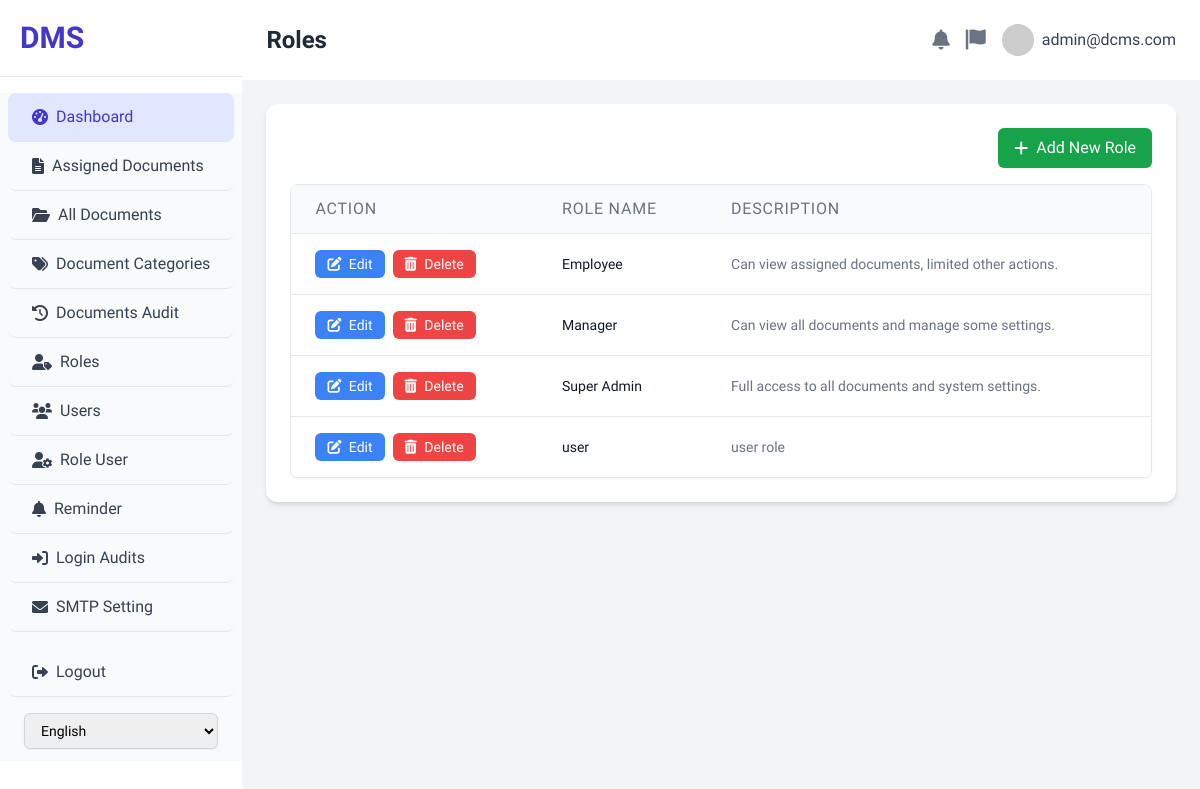
The app's page /roles.php (signed in) with its own data.
### tables this page shows
CREATE TABLE `roles` (
  `id` int(11) NOT NULL,
  `name` varchar(255) NOT NULL,
  `created_at` timestamp NOT NULL DEFAULT current_timestamp(),
  `description` varchar(100) NOT NULL
);

### auth_check.php (called while the page is built, shortened)
<?php
$user_email = $_SESSION['user_email'] ?? 'Guest';
?>

### roles.php (the view, shortened to what this page needs)
<?php
include 'auth_check.php';
$all_roles = [];
$sql = "SELECT id, name, description FROM roles ORDER BY name ASC";
$result = $conn->query($sql);
if ($result && $result->num_rows > 0) {
    while ($row = $result->fetch_assoc()) {
        $role_permissions = [];
        $perm_stmt = $conn->prepare("SELECT permission_id FROM role_permissions WHERE role_id = ?");
        if ($perm_stmt) {
            $perm_stmt->bind_param("i", $row['id']);
            $perm_stmt->execute();
            $perm_result = $perm_stmt->get_result();
            while ($perm_row = $perm_result->fetch_assoc()) {
                $role_permissions[] = $perm_row['permission_id'];
            }
        }
        $row['permissions'] = $role_permissions;
        $all_roles[] = $row;
    }
}
?>
<!DOCTYPE html>
<html lang="en">
<head>
    <script src="https://cdn.tailwindcss.com"></script>
    <link rel="stylesheet" href="https://cdnjs.cloudflare.com/ajax/libs/font-awesome/6.0.0-beta3/css/all.min.css">
</head>
<body class="flex h-screen overflow-hidden">
    <div class="w-70 bg-white shadow-lg flex-shrink-0 overflow-y-auto">
        <div class="p-5 border-b border-gray-200">
            <h1 class="text-3xl font-extrabold text-indigo-700">DMS</h1>
        </div>
        <nav class="mt-4 bg-gray-50">
            <a href="dashboard.php" class="flex items-center py-3 px-6 text-gray-700 hover:bg-indigo-50 hover:text-indigo-500 rounded-lg mx-2 transition duration-150 ease-in-out bg-indigo-100 text-indigo-700 border-b">
                <i class="fas fa-tachometer-alt mr-2"></i> <?php echo $lang['dashboard']; ?>
            </a>
            <a href="assigned_documents.php" class="flex items-center py-3 px-6 text-gray-700 hover:bg-indigo-50 hover:text-indigo-700 rounded-lg mx-2 transition duration-150 ease-in-out border-b">
                <i class="fas fa-file-alt mr-2"></i> <?php echo $lang['assigned_documents']; ?>
            </a>
            <a href="all_documents.php" class="flex items-center py-3 px-6 text-gray-700 hover:bg-indigo-50 hover:text-indigo-700 rounded-lg mx-2 transition duration-150 ease-in-out border-b">
                <i class="fas fa-folder-open mr-2"></i> <?php echo $lang['all_documents']; ?>
            </a>
            <a href="document_categories.php" class="flex items-center py-3 px-6 text-gray-700 hover:bg-indigo-50 hover:text-indigo-700 rounded-lg mx-2 transition duration-150 ease-in-out border-b">
                <i class="fas fa-tags mr-2"></i> <?php echo $lang['document_categories']; ?>
            </a>
            <a href="documents_audit_trail.php" class="flex items-center py-3 px-6 text-gray-700 hover:bg-indigo-50 hover:text-indigo-700 rounded-lg mx-2 transition duration-150 ease-in-out border-b">
                <i class="fas fa-history mr-2"></i> <?php echo $lang['documents_audit_trail']; ?>
            </a>
            <a href="roles.php" class="flex items-center py-3 px-6 text-gray-700 hover:bg-indigo-50 hover:text-indigo-700 rounded-lg mx-2 transition duration-150 ease-in-out border-b">
                <i class="fas fa-user-tag mr-2"></i> <?php echo $lang['roles']; ?>
            </a>
            <a href="users.php" class="flex items-center py-3 px-6 text-gray-700 hover:bg-indigo-50 hover:text-indigo-700 rounded-lg mx-2 transition duration-150 ease-in-out border-b">
                <i class="fas fa-users mr-2"></i> <?php echo $lang['users']; ?>
            </a>
            <a href="role_user.php" class="flex items-center py-3 px-6 text-gray-700 hover:bg-indigo-50 hover:text-indigo-700 rounded-lg mx-2 transition duration-150 ease-in-out border-b">
                <i class="fas fa-user-cog mr-2"></i> <?php echo $lang['role_user']; ?>
            </a>
            <a href="reminder.php" class="flex items-center py-3 px-6 text-gray-700 hover:bg-indigo-50 hover:text-indigo-700 rounded-lg mx-2 transition duration-150 ease-in-out border-b">
                <i class="fas fa-bell mr-2"></i> <?php echo $lang['reminder']; ?>
            </a>
            <a href="#" class="flex items-center py-3 px-6 text-gray-700 hover:bg-indigo-50 hover:text-indigo-700 rounded-lg mx-2 transition duration-150 ease-in-out border-b">
                <i class="fas fa-sign-in-alt mr-2"></i> <?php echo $lang['login_audits']; ?>
            </a>
            <a href="#" class="flex items-center py-3 px-6 text-gray-700 hover:bg-indigo-50 hover:text-indigo-700 rounded-lg mx-2 transition duration-150 ease-in-out border-b">
                <i class="fas fa-envelope mr-2"></i> <?php echo $lang['smtp_setting']; ?>
            </a>
            <a href="/dcms/logout.php" class="flex items-center py-3 px-6 text-gray-700 hover:bg-red-50 hover:text-red-700 rounded-lg mx-2 transition duration-150 ease-in-out mt-4 border-b" id="logout-link">
                <i class="fas fa-sign-out-alt mr-2"></i> <?php echo $lang['logout']; ?>
            </a>
            <div class="px-6 py-3">
                <form method="post" id="lang-form">
                    <select name="lang" id="lang-select" class="mt-1 block w-full px-3 py-2 border border-gray-300 rounded-md shadow-sm focus:ring-indigo-500 focus:border-indigo-500 sm:text-sm" onchange="document.getElementById('lang-form').submit()">
                        <option value="en" <?php echo ($_SESSION['lang'] === 'en') ? 'selected' : ''; ?>>English</option>
                    </select>
                </form>
            </div>
        </nav>
    </div>
    <div class="flex-1 flex flex-col overflow-hidden">
        <header class="flex items-center justify-between p-6 bg-white shadow-md">
            <div class="flex items-center">
                <h1 class="text-2xl font-semibold text-gray-800"><?php echo $lang['roles']; ?></h1>
            </div>
            <div class="flex items-center space-x-4">
                <button class="text-gray-500 hover:text-gray-700 focus:outline-none focus:text-gray-700">
                    <i class="fas fa-bell text-xl"></i>
                </button>
                <button class="text-gray-500 hover:text-gray-700 focus:outline-none focus:text-gray-700">
                    <i class="fas fa-flag text-xl"></i>
                </button>
                <div class="relative">
                    <button class="flex items-center space-x-2 text-gray-700 hover:text-gray-900 focus:outline-none focus:text-gray-900">
                        <img class="h-8 w-8 rounded-full object-cover" src="https://placehold.co/150x150/cccccc/ffffff?text=User" alt="User Avatar">
                        <span class="hidden md:inline-block font-medium"><?php echo htmlspecialchars($user_email); ?></span>
                    </button>
                </div>
            </div>
        </header>
        <main class="flex-1 overflow-x-hidden overflow-y-auto bg-gray-100 p-6">
            <div class="bg-white rounded-xl shadow-md p-6">
                <div class="flex justify-end mb-4">
                    <a href="add_role_page.php" id="add-role-btn" class="px-4 py-2 bg-green-600 text-white rounded-md shadow-sm hover:bg-green-700 transition duration-150 ease-in-out flex items-center">
                        <i class="fas fa-plus mr-2"></i> <?php echo $lang['add_new_role']; ?>
                    </a>
                </div>
                <div class="overflow-x-auto rounded-lg shadow-sm border border-gray-200">
                    <table class="min-w-full divide-y divide-gray-200">
                        <thead class="bg-gray-50">
                            <tr>
                                <th scope="col" class="px-6 py-3 text-left text-1xs font-medium text-gray-500 uppercase tracking-wider"><?php echo $lang['action']; ?></th>
                                <th scope="col" class="px-6 py-3 text-left text-1xs font-medium text-gray-500 uppercase tracking-wider"><?php echo $lang['role_name']; ?></th>
                                <th scope="col" class="px-6 py-3 text-left text-1xs font-medium text-gray-500 uppercase tracking-wider"><?php echo $lang['description']; ?></th>
                            </tr>
                        </thead>
                        <tbody class="bg-white divide-y divide-gray-200">
                            <?php if (empty($all_roles)): ?>
                                <tr>
                                    <td colspan="3" class="px-6 py-4 whitespace-nowrap text-sm text-gray-500 text-center">No roles found.</td>
                                </tr>
                            <?php else: ?>
                                <?php foreach ($all_roles as $role): ?>
                                <tr>
                                    <td class="px-6 py-4 whitespace-nowrap text-sm font-medium text-gray-900">
                                        <div class="flex items-center space-x-2">
                                            <a href="edit_role_page.php?id=<?php echo htmlspecialchars($role['id']); ?>" class="px-3 py-1 bg-blue-500 text-white rounded-md hover:bg-blue-600 transition duration-150 ease-in-out">
                                                <i class="fas fa-edit mr-1"></i> Edit
                                            </a>
                                            <form action="roles.php" method="POST" onsubmit="return confirm('Are you sure you want to delete this role? This will also affect users assigned to it.');" class="inline-block">
                                                <button type="submit" class="px-3 py-1 bg-red-500 text-white rounded-md hover:bg-red-600 transition duration-150 ease-in-out">
                                                    <i class="fas fa-trash-alt mr-1"></i> Delete
                                                </button>
                                            </form>
                                        </div>
                                    </td>
                                    <td class="px-6 py-4 whitespace-nowrap text-sm text-gray-900"><?php echo htmlspecialchars($role['name']); ?></td>
                                    <td class="px-6 py-4 whitespace-nowrap text-sm text-gray-500"><?php echo htmlspecialchars($role['description']); ?></td>
                                </tr>
                                <?php endforeach; ?>
                            <?php endif; ?>
                        </tbody>
                    </table>
                </div>
            </div>
        </main>
    </div>
</body>
</html>

### roles.php (style rules this page uses)
body { font-family: 'Battambang', sans-serif; background-color: #f9fafb; background-color: #f0f2f5; }

### records on screen
roles: name "Employee", description "Can view assigned documents, limited other actions."
roles: name "Manager", description "Can view all documents and manage some settings."
roles: name "Super Admin", description "Full access to all documents and system settings."
roles: name "user", description "user role"

### other values on screen
$lang['dashboard'] "Dashboard"
$lang['assigned_documents'] "Assigned Documents"
$lang['all_documents'] "All Documents"
$lang['document_categories'] "Document Categories"
$lang['documents_audit_trail'] "Documents Audit"
$lang['roles'] "Roles"
$lang['users'] "Users"
$lang['role_user'] "Role User"
$lang['reminder'] "Reminder"
$lang['login_audits'] "Login Audits"
$lang['smtp_setting'] "SMTP Setting"
$lang['logout'] "Logout"
$user_email "admin@dcms.com"
$lang['add_new_role'] "Add New Role"
$lang['action'] "ACTION"
